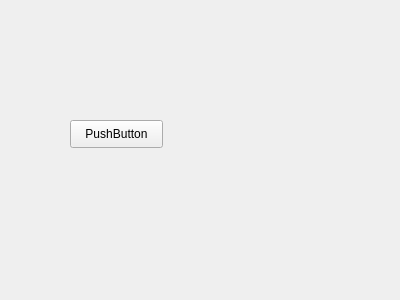
<?xml version="1.0" encoding="UTF-8"?>
<ui version="4.0">
 <class>MainWindow</class>
 <widget class="QMainWindow" name="MainWindow">
  <property name="geometry">
   <rect>
    <x>0</x>
    <y>0</y>
    <width>400</width>
    <height>300</height>
   </rect>
  </property>
  <property name="windowTitle">
   <string>MainWindow</string>
  </property>
  <widget class="QWidget" name="centralWidget">
   <widget class="QPushButton" name="pushButton">
    <property name="geometry">
     <rect>
      <x>70</x>
      <y>120</y>
      <width>93</width>
      <height>28</height>
     </rect>
    </property>
    <property name="text">
     <string>PushButton</string>
    </property>
   </widget>
  </widget>
 </widget>
 <layoutdefault spacing="6" margin="11"/>
 <resources/>
 <connections/>
</ui>
